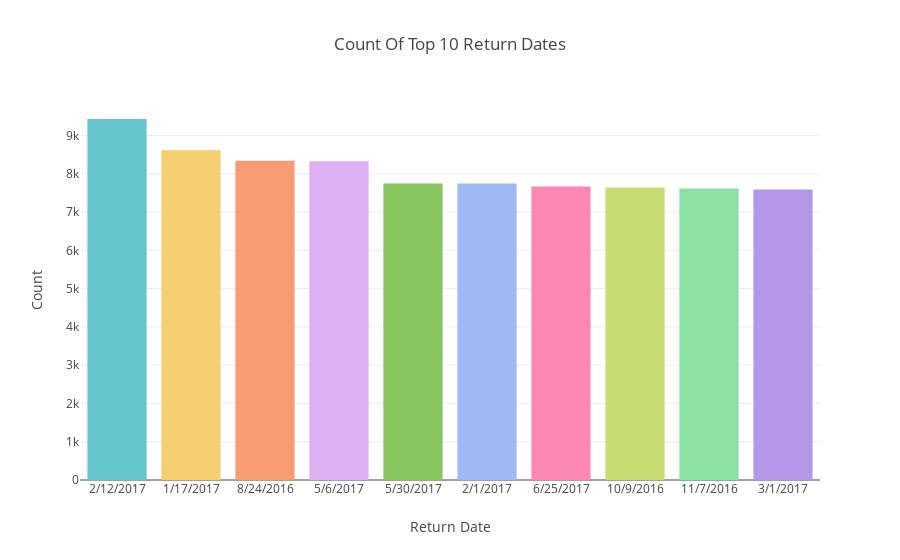

The notebook cell this image was saved under:
### Code cell
fig=go.Figure()
fig.add_trace(go.Bar(x=top_10_return_date.index,
                   y=top_10_return_date.values,
                   marker=dict(color=colors2)
                   ))

fig.update_layout(
    title='Count Of Top 10 Return Dates',
    xaxis_title='Return Date',
    yaxis_title='Count',)

fig.show()

### Figure 1 — Plotly figure (JSON) as saved in the notebook; plotly's stock layout.template omitted (floating-point values rounded to 4 significant figures)
{"data": [{"marker": {"color": ["rgb(102, 197, 204)", "rgb(246, 207, 113)", "rgb(248, 156, 116)", "rgb(220, 176, 242)", "rgb(135, 197, 95)", "rgb(158, 185, 243)", "rgb(254, 136, 177)", "rgb(201, 219, 116)", "rgb(139, 224, 164)", "rgb(180, 151, 231)", "rgb(179, 179, 179)"]}, "type": "bar", "x": ["2/12/2017", "1/17/2017", "8/24/2016", "5/6/2017", "5/30/2017", "2/1/2017", "6/25/2017", "10/9/2016", "11/7/2016", "3/1/2017"], "y": [9433, 8617, 8344, 8330, 7750, 7750, 7668, 7644, 7618, 7593]}], "layout": {"autosize": true, "title": {"text": "Count Of Top 10 Return Dates"}, "xaxis": {"autorange": true, "range": [-0.5, 9.5], "title": {"text": "Return Date"}, "type": "category"}, "yaxis": {"autorange": true, "range": [0, 9929.0], "title": {"text": "Count"}, "type": "linear"}}}
